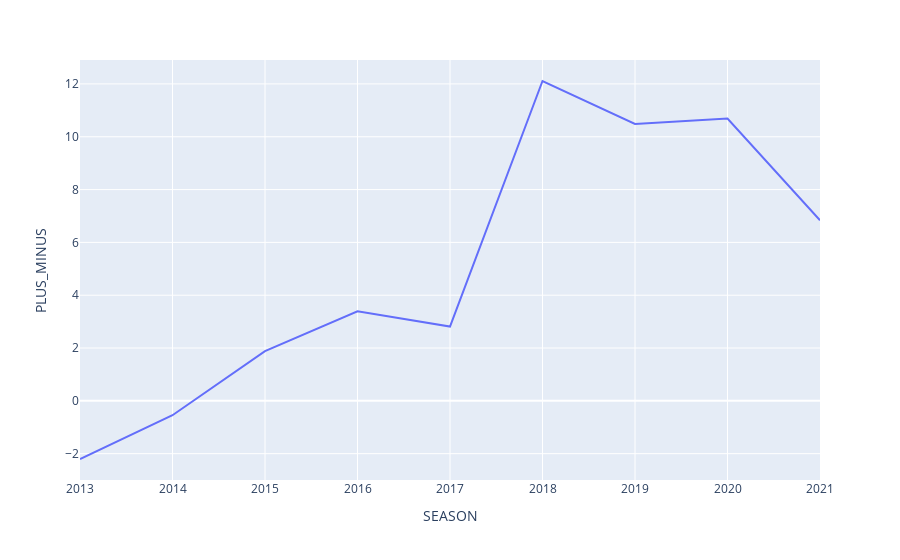

Notebook code for this chart:
### Code cell
import plotly.express as px

fig = px.line(time_giannis, x='SEASON', y="PLUS_MINUS")
fig.show()

### Figure 1 — Plotly figure (JSON) as saved in the notebook; plotly's stock layout.template omitted (floating-point values rounded to 4 significant figures)
{"data": [{"hovertemplate": "SEASON=%{x}<br>PLUS_MINUS=%{y}<extra></extra>", "legendgroup": "", "line": {"color": "#636efa", "dash": "solid"}, "marker": {"symbol": "circle"}, "mode": "lines", "name": "", "orientation": "v", "showlegend": false, "type": "scatter", "x": [2013, 2014, 2015, 2016, 2017, 2018, 2019, 2020, 2021], "xaxis": "x", "y": [-2.202, -0.5435, 1.884, 3.391, 2.814, 12.11, 10.49, 10.69, 6.839], "yaxis": "y"}], "layout": {"legend": {"tracegroupgap": 0}, "margin": {"t": 60}, "xaxis": {"anchor": "y", "domain": [0, 1], "title": {"text": "SEASON"}}, "yaxis": {"anchor": "x", "domain": [0, 1], "title": {"text": "PLUS_MINUS"}}}}
